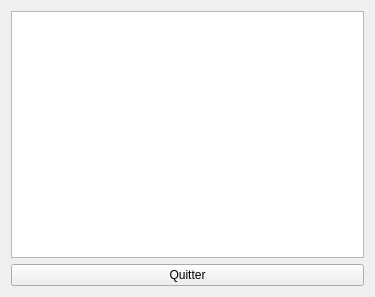
<?xml version="1.0" encoding="UTF-8"?>
<ui version="4.0">
 <class>WebServeurWidget</class>
 <widget class="QWidget" name="WebServeurWidget">
  <property name="geometry">
   <rect>
    <x>0</x>
    <y>0</y>
    <width>375</width>
    <height>297</height>
   </rect>
  </property>
  <property name="windowTitle">
   <string>WebServeurWidget</string>
  </property>
  <layout class="QGridLayout" name="gridLayout">
   <item row="0" column="0">
    <layout class="QVBoxLayout" name="verticalLayout">
     <item>
      <widget class="QTextEdit" name="textEditAfficheur"/>
     </item>
     <item>
      <widget class="QPushButton" name="pushButtonQuitter">
       <property name="text">
        <string>Quitter</string>
       </property>
      </widget>
     </item>
    </layout>
   </item>
  </layout>
 </widget>
 <resources/>
 <connections>
  <connection>
   <sender>pushButtonQuitter</sender>
   <signal>clicked()</signal>
   <receiver>WebServeurWidget</receiver>
   <slot>close()</slot>
   <hints>
    <hint type="sourcelabel">
     <x>74</x>
     <y>271</y>
    </hint>
    <hint type="destinationlabel">
     <x>5</x>
     <y>290</y>
    </hint>
   </hints>
  </connection>
 </connections>
</ui>
